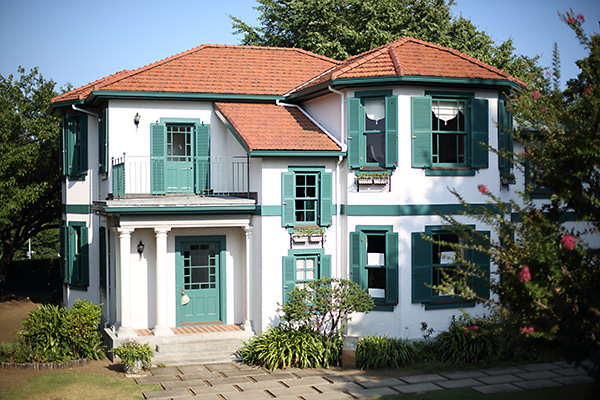
#> input picture Computer_vision_hw/White Balance/white-balance-auto-sample-image_1465-1.jpg, 600 x 400 px, found by its file name
$ python white_balance.py
#> lines starting #> are read from the running program, lines starting #| are printed output that depends on the picture
#> in process_white_balance, img is the input picture: shape (400, 600, 3); mean B, G, R 111.5, 117.4, 112
import os
import cv2
import numpy as np
import matplotlib
import matplotlib.pyplot as plt

matplotlib.rcParams['font.sans-serif'] = ['Microsoft JhengHei']  # 微軟正黑體（Windows）
matplotlib.rcParams['axes.unicode_minus'] = False  # 避免負號顯示錯誤

def white_balance_1(img, percent=0.01):
    '''
    White Patch 白點假設法
    基本假設：畫面上最亮的一小部分像素是白色，用這些像素做通道增益校正。

    :param img: cv2.imread 讀取的 BGR 圖片
    :param percent: 預設取最亮的前 0.01% 作為白點（可自行調整）
    :return: 白平衡後的圖
    '''
#> called with percent = 0.01
    img = img.copy()
    b, g, r = cv2.split(img)
    m, n = b.shape
#> m = 400; n = 600

    # 把 B, G, R 通道展平成一維
    b_flat = b.flatten()
    g_flat = g.flatten()
    r_flat = r.flatten()

    # 取得每個通道的最大亮度 (取前percent%的最大值)
    num_pixels = m * n
#> num_pixels = 240000
    num_highlight = max(int(num_pixels * percent / 100), 1)
#> num_highlight = 24

    # 對每個通道排序取最大亮度
    b_max = np.mean(np.sort(b_flat)[-num_highlight:])
#> b_max = 255
    g_max = np.mean(np.sort(g_flat)[-num_highlight:])
#> g_max = 255
    r_max = np.mean(np.sort(r_flat)[-num_highlight:])
#> r_max = 255

    # 計算增益
    gain_b = 255.0 / b_max
#> gain_b = 1
    gain_g = 255.0 / g_max
#> gain_g = 1
    gain_r = 255.0 / r_max
#> gain_r = 1

    # 增益修正
    b = np.clip(b * gain_b, 0, 255).astype(np.uint8)
    g = np.clip(g * gain_g, 0, 255).astype(np.uint8)
    r = np.clip(r * gain_r, 0, 255).astype(np.uint8)

    balance_img = cv2.merge([b, g, r])
    return balance_img

def white_balance_2(img_input):
    '''
    完美反射白平衡
    STEP 1：计算每个像素的R\G\B之和
    STEP 2：按R+G+B值的大小计算出其前Ratio%的值作为参考点的的阈值T
    STEP 3：对图像中的每个点，计算其中R+G+B值大于T的所有点的R\G\B分量的累积和的平均值
    STEP 4：对每个点将像素量化到[0,255]之间
    依赖ratio值选取而且对亮度最大区域不是白色的图像效果不佳。
    :param img: cv2.imread读取的图片数据
    :return: 返回的白平衡结果图片数据
    '''
    img = img_input.copy()
    b, g, r = cv2.split(img)
    m, n, t = img.shape
#> m = 400; n = 600; t = 3
    sum_ = np.zeros(b.shape)
    for i in range(m):
        for j in range(n):
            sum_[i][j] = int(b[i][j]) + int(g[i][j]) + int(r[i][j])
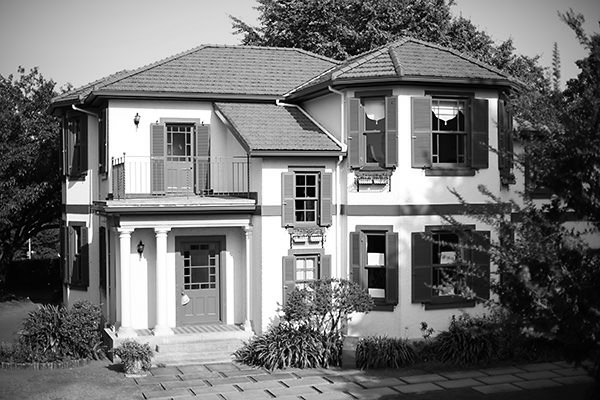
#> sum_: shape (400, 600) float64; min 0, max 765, mean 340.9; drawn with min black and max white
    hists, bins = np.histogram(sum_.flatten(), 766, [0, 766])
#> hists = 766 values, max 4523 at index 765, min 47 at index 686, mean 313.3; bins = 767 values from 0 to 766
    Y = 765
    num, key = 0, 0
    ratio = 0.01
    while Y >= 0:
        num += hists[Y]
        if num > m * n * ratio / 100:
            key = Y
            break
        Y = Y - 1
#> this loop made 1 pass
#> num on pass 1: 4523
#> after the loop, Y = 765; num = 4523

    sum_b, sum_g, sum_r = 0, 0, 0
    time = 0
    for i in range(m):
        for j in range(n):
            if sum_[i][j] >= key:
                sum_b += b[i][j]
                sum_g += g[i][j]
                sum_r += r[i][j]
                time = time + 1
#> after the loop, sum_b = 1153365; sum_g = 1153365; sum_r = 1153365; time = 4523

    avg_b = sum_b / time
#> avg_b = 255
    avg_g = sum_g / time
#> avg_g = 255
    avg_r = sum_r / time
#> avg_r = 255

    maxvalue = float(np.max(img))
#> maxvalue = 255
    # maxvalue = 255
    for i in range(m):
        for j in range(n):
            b = int(img[i][j][0]) * maxvalue / int(avg_b)
            g = int(img[i][j][1]) * maxvalue / int(avg_g)
            r = int(img[i][j][2]) * maxvalue / int(avg_r)
            if b > 255:
                b = 255
            if b < 0:
                b = 0
            if g > 255:
                g = 255
            if g < 0:
                g = 0
            if r > 255:
                r = 255
            if r < 0:
                r = 0
            img[i][j][0] = b
            img[i][j][1] = g
            img[i][j][2] = r

    return img

def white_balance_3(img,gain=1.0):
    '''
    灰度世界假设
    :param img: cv2.imread读取的图片数据
    :return: 返回的白平衡结果图片数据
    '''
#> called with gain = 1
    B, G, R = np.double(img[:, :, 0]), np.double(img[:, :, 1]), np.double(img[:, :, 2])
    B_ave, G_ave, R_ave = np.mean(B), np.mean(G), np.mean(R)
#> B_ave = 111.5; G_ave = 117.4; R_ave = 112
    K = (B_ave + G_ave + R_ave) / 3
#> K = 113.6
    Kb, Kg, Kr = K / B_ave, K / G_ave, K / R_ave
#> Kb = 1.02; Kg = 0.968; Kr = 1.01
    Ba = (B * Kb)*gain
    Ga = (G * Kg)*gain
    Ra = (R * Kr)*gain

    for i in range(len(Ba)):
        for j in range(len(Ba[0])):
            Ba[i][j] = 255 if Ba[i][j] > 255 else Ba[i][j]
            Ga[i][j] = 255 if Ga[i][j] > 255 else Ga[i][j]
            Ra[i][j] = 255 if Ra[i][j] > 255 else Ra[i][j]
#> Ba: shape (400, 600) float64; min 0, max 255, mean 113.3
#> Ra: shape (400, 600) float64; min 0, max 255, mean 113.4

    # print(np.mean(Ba), np.mean(Ga), np.mean(Ra))
    dst_img = np.uint8(np.zeros_like(img))
    dst_img[:, :, 0] = Ba
    dst_img[:, :, 1] = Ga
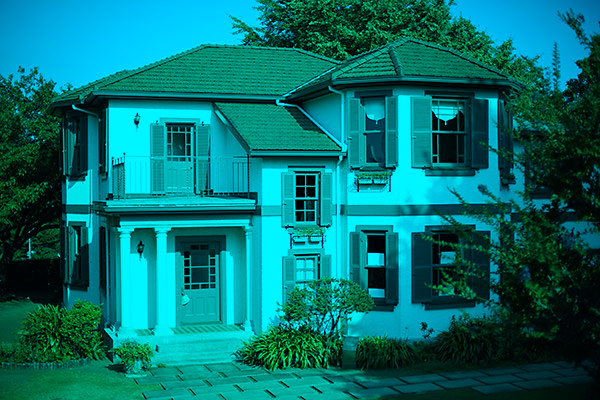
#> dst_img: shape (400, 600, 3); mean of channels 0, 1, 2 112.9, 113.1, 0; drawn as B, G, R
    dst_img[:, :, 2] = Ra
    return dst_img


def white_balance_4(img):
    '''
    基于图像分析的偏色检测及颜色校正方法
    :param img: cv2.imread读取的图片数据
    :return: 返回的白平衡结果图片数据
    '''

    def detection(img):
        '''计算偏色值'''
        img_lab = cv2.cvtColor(img, cv2.COLOR_BGR2LAB)
        l, a, b = cv2.split(img_lab)
        d_a, d_b, M_a, M_b = 0, 0, 0, 0
        for i in range(m):
            for j in range(n):
                d_a = d_a + a[i][j]
                d_b = d_b + b[i][j]
        d_a, d_b = (d_a / (m * n)) - 128, (d_b / (n * m)) - 128
        D = np.sqrt((np.square(d_a) + np.square(d_b)))

        for i in range(m):
            for j in range(n):
                M_a = np.abs(a[i][j] - d_a - 128) + M_a
                M_b = np.abs(b[i][j] - d_b - 128) + M_b

        M_a, M_b = M_a / (m * n), M_b / (m * n)
        M = np.sqrt((np.square(M_a) + np.square(M_b)))
        k = D / M
        print('偏色值:%f' % k)
        return

    b, g, r = cv2.split(img)
    # print(img.shape)
    m, n = b.shape
#> m = 400; n = 600
    # detection(img)

    I_r_2 = np.zeros(r.shape)
    I_b_2 = np.zeros(b.shape)
    sum_I_r_2, sum_I_r, sum_I_b_2, sum_I_b, sum_I_g = 0, 0, 0, 0, 0
    max_I_r_2, max_I_r, max_I_b_2, max_I_b, max_I_g = int(r[0][0] ** 2), int(r[0][0]), int(b[0][0] ** 2), int(b[0][0]), int(g[0][0])
#> max_I_r_2 = 9216; max_I_r = 96; max_I_b_2 = 29584; max_I_b = 172; max_I_g = 129
    for i in range(m):
        for j in range(n):
            I_r_2[i][j] = int(r[i][j] ** 2)
            I_b_2[i][j] = int(b[i][j] ** 2)
            sum_I_r_2 = I_r_2[i][j] + sum_I_r_2
            sum_I_b_2 = I_b_2[i][j] + sum_I_b_2
            sum_I_g = g[i][j] + sum_I_g
            sum_I_r = r[i][j] + sum_I_r
            sum_I_b = b[i][j] + sum_I_b
            if max_I_r < r[i][j]:
                max_I_r = r[i][j]
            if max_I_r_2 < I_r_2[i][j]:
                max_I_r_2 = I_r_2[i][j]
            if max_I_g < g[i][j]:
                max_I_g = g[i][j]
            if max_I_b_2 < I_b_2[i][j]:
                max_I_b_2 = I_b_2[i][j]
            if max_I_b < b[i][j]:
                max_I_b = b[i][j]
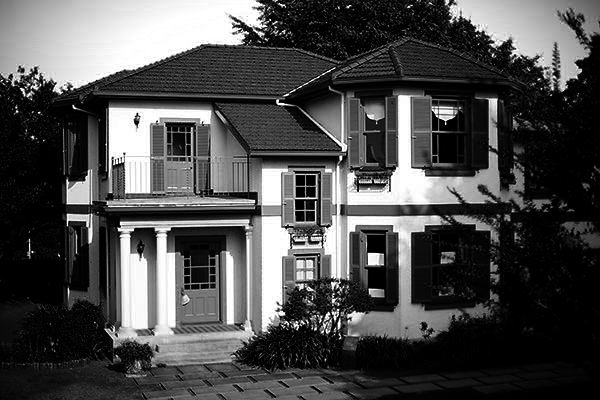
#> I_b_2: shape (400, 600) float64; min 0, max 65025, mean 19399; drawn with min black and max white
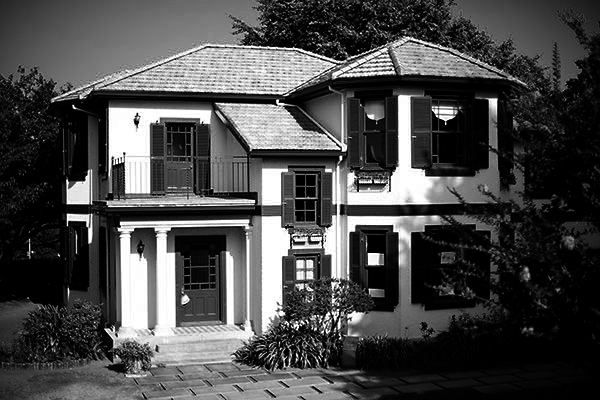
#> I_r_2: shape (400, 600) float64; min 0, max 65025, mean 18743.9; drawn with min black and max white
#> after the loop, max_I_b = 255; max_I_b_2 = 65025; max_I_g = 255; max_I_r = 255; max_I_r_2 = 65025; sum_I_b = 26762661; sum_I_b_2 = 4.66e+09; sum_I_g = 28168893; sum_I_r = 26885299; sum_I_r_2 = 4.5e+09

    [u_b, v_b] = np.matmul(np.linalg.inv([[sum_I_b_2, sum_I_b], [max_I_b_2, max_I_b]]), [sum_I_g, max_I_g])
#> u_b = -0.000648; v_b = 1.17
    [u_r, v_r] = np.matmul(np.linalg.inv([[sum_I_r_2, sum_I_r], [max_I_r_2, max_I_r]]), [sum_I_g, max_I_g])
#> u_r = -0.000545; v_r = 1.14
    # print(u_b, v_b, u_r, v_r)
    b0, g0, r0 = np.zeros(b.shape, np.uint8), np.zeros(g.shape, np.uint8), np.zeros(r.shape, np.uint8)
    for i in range(m):
        for j in range(n):
            b_point = u_b * (b[i][j] ** 2) + v_b * b[i][j]
            g0[i][j] = g[i][j]
            # r0[i][j] = r[i][j]
            r_point = u_r * (r[i][j] ** 2) + v_r * r[i][j]
            if r_point>255:
                r0[i][j] = 255
            else:
                if r_point<0:
                    r0[i][j] = 0
                else:
                    r0[i][j] = r_point
            if b_point>255:
                b0[i][j] = 255
            else:
                if b_point<0:
                    b0[i][j] = 0
                else:
                    b0[i][j] = b_point
    return cv2.merge([b0, g0, r0])

def white_balance_5(img):
    '''
    动态阈值算法
    算法分为两个步骤：白点检测和白点调整。
    只是白点检测不是与完美反射算法相同的认为最亮的点为白点，而是通过另外的规则确定
    :param img: cv2.imread读取的图片数据
    :return: 返回的白平衡结果图片数据
    '''

    b, g, r = cv2.split(img)
    """
    YUV空间
    """
    def con_num(x):
        if x > 0:
            return 1
        if x < 0:
            return -1
        if x == 0:
            return 0
    yuv_img = cv2.cvtColor(img, cv2.COLOR_BGR2YCrCb)
#> yuv_img: shape (400, 600, 3); mean of channels 0, 1, 2 115.1, 125.8, 126
    (y, u, v) = cv2.split(yuv_img)
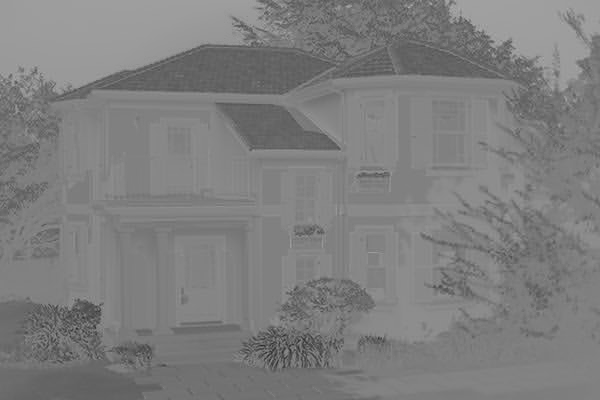
#> v: shape (400, 600); min 39, max 174, mean 126
    # y, u, v = cv2.split(img)
    m, n = y.shape
#> m = 400; n = 600
    sum_u, sum_v = 0, 0
    max_y = np.max(y.flatten())
#> max_y = 255
    # print(max_y)
    for i in range(m):
        for j in range(n):
            sum_u = sum_u + u[i][j]
            sum_v = sum_v + v[i][j]
#> after the loop, sum_u = 30190633; sum_v = 30234239

    avl_u = sum_u / (m * n)
#> avl_u = 125.8
    avl_v = sum_v / (m * n)
#> avl_v = 126
    du, dv = 0, 0
    # print(avl_u, avl_v)
    for i in range(m):
        for j in range(n):
            du = du + np.abs(u[i][j] - avl_u)
            dv = dv + np.abs(v[i][j] - avl_v)
#> after the loop, du = 2526288.1; dv = 2766500.9

    avl_du = du / (m * n)
#> avl_du = 10.53
    avl_dv = dv / (m * n)
#> avl_dv = 11.53
    num_y, yhistogram, ysum = np.zeros(y.shape), np.zeros(256), 0
#> yhistogram = 256 values from 0 to 0; ysum = 0
    radio = 0.5  # 如果该值过大过小，色温向两极端发展
    for i in range(m):
        for j in range(n):
            value = 0
            if np.abs(u[i][j] - (avl_u + avl_du * con_num(avl_u))) < radio * avl_du or np.abs(
                    v[i][j] - (avl_v + avl_dv * con_num(avl_v))) < radio * avl_dv:
                value = 1
            else:
                value = 0

            if value <= 0:
                continue
            num_y[i][j] = y[i][j]
            yhistogram[int(num_y[i][j])] = 1 + yhistogram[int(num_y[i][j])]
            ysum += 1
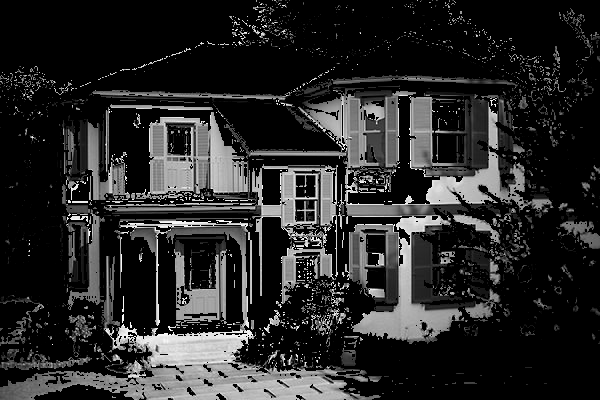
#> num_y: shape (400, 600) float64; min 0, max 250, mean 40.8
#> after the loop, yhistogram = 256 values, max 639 at index 162, min 0 at index 0, mean 307.9; ysum = 78820
    # print(yhistogram.shape)
    sum_yhistogram = 0
    # hists2, bins = np.histogram(yhistogram, 256, [0, 256])
    # print(hists2)
    Y = 255
    num, key = 0, 0
    while Y >= 0:
        num += yhistogram[Y]
        if num > 0.1 * ysum:    # 取前10%的亮点为计算值，如果该值过大易过曝光，该值过小调整幅度小
            key = Y
            break
        Y = Y - 1
#> this loop made 56 passes
#> num on passes 1 to 12: 0, 0, 0, 0, 0, 162, 260, 363, 467, 556, 643, 702
#> after the loop, Y = 200; num = 7898
    # print(key)
    sum_r, sum_g, sum_b, num_rgb = 0, 0, 0, 0
    for i in range(m):
        for j in range(n):
            if num_y[i][j] > key:
                sum_r = sum_r + r[i][j]
                sum_g = sum_g + g[i][j]
                sum_b = sum_b + b[i][j]
                num_rgb += 1
#> after the loop, num_rgb = 7695; sum_b = 1671354; sum_g = 1705462; sum_r = 1699970

    avl_r = sum_r / num_rgb
#> avl_r = 220.9
    avl_g = sum_g / num_rgb
#> avl_g = 221.6
    avl_b = sum_b / num_rgb
#> avl_b = 217.2

    for i in range(m):
        for j in range(n):
            b_point = int(b[i][j]) * int(max_y) / avl_b
            g_point = int(g[i][j]) * int(max_y) / avl_g
            r_point = int(r[i][j]) * int(max_y) / avl_r
            if b_point>255:
                b[i][j] = 255
            else:
                if b_point<0:
                    b[i][j] = 0
                else:
                    b[i][j] = b_point
            if g_point>255:
                g[i][j] = 255
            else:
                if g_point<0:
                    g[i][j] = 0
                else:
                    g[i][j] = g_point
            if r_point>255:
                r[i][j] = 255
            else:
                if r_point<0:
                    r[i][j] = 0
                else:
                    r[i][j] = r_point

    return cv2.merge([b, g, r])

'''
img : 原图
img1：均值白平衡法
img2: 完美反射
img3: 灰度世界假设
img4: 基于图像分析的偏色检测及颜色校正方法
img5: 动态阈值算法
'''
def process_white_balance(image_path, save_results=True, show_results=True, output_dir="white_balance_results"):
    os.makedirs(output_dir, exist_ok=True)

    img = cv2.imread(image_path)
    if img is None:
        print("無法讀取圖片，請檢查路徑")
        return

    img1 = white_balance_1(img)
    img2 = white_balance_2(img)
    img3 = white_balance_3(img, gain=1.0) # 調整增益值可改變白平衡效果
    img4 = white_balance_4(img)
    img5 = white_balance_5(img)

    result_imgs = [img, img1, img2, img3, img4, img5]
    result_titles = [
        "原圖(Original)",
        "方法1:White Patch Retinex",
        "方法2:完美反射法",
        "方法3:灰度世界假設",
        "方法4:偏色分析校正",
        "方法5:動態閾值調整法"
    ]
    save_filenames = [
    "original",
    "wb1_White_Patch_Retinex",
    "wb2_perfect_reflect",
    "wb3_gray_world",
    "wb4_color_bias_correction",
    "wb5_dynamic_threshold"
    ]
    # 擷取/後的圖片名並去除.jpg
    for i in image_path:
        if i == '/':
            image_name = image_path.split('/')[-1]
            image_name = image_name.split('.')[0]
            break
        else:
            image_name = image_path.split('\\')[-1]
            image_name = image_name.split('.')[0]

    # 儲存圖片
    if save_results:
        for i, im in enumerate(result_imgs):
            cv2.imwrite(os.path.join(output_dir, f"{save_filenames[i]}_({image_name}).jpg"), im)
#> this loop made 6 passes

    # 顯示圖片
    if show_results:
        plt.figure(figsize=(12, 8))
        for i, im in enumerate(result_imgs):
            rgb_img = cv2.cvtColor(im, cv2.COLOR_BGR2RGB)
            plt.subplot(2, 3, i + 1)
            plt.imshow(rgb_img)
            plt.title(result_titles[i])
            plt.axis('off')
        plt.tight_layout()
        plt.show()
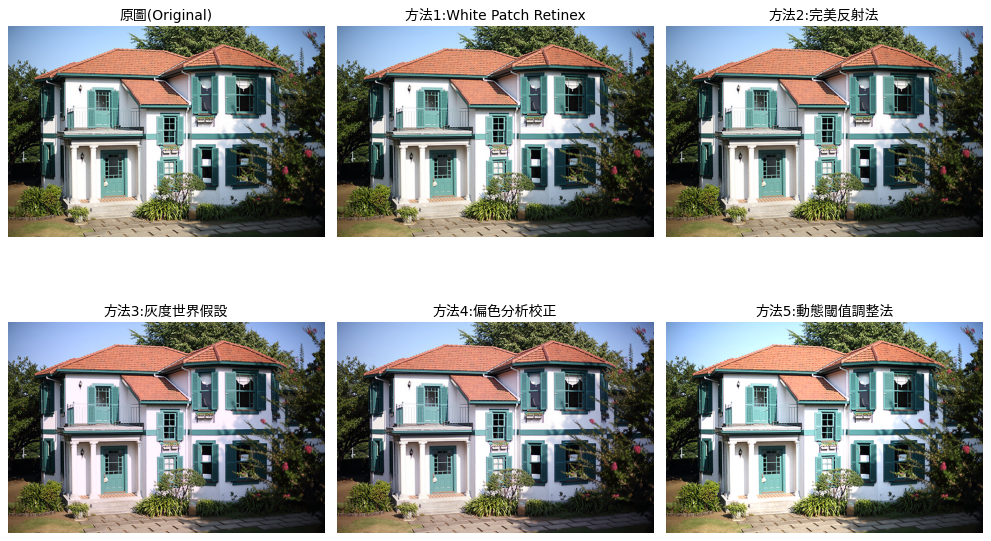
#> figure drawn by matplotlib, 6 panels

# === 主程式入口 ===
if __name__ == "__main__":
    process_white_balance(
        image_path=r'./Computer_vision_hw/White Balance/white-balance-auto-sample-image_1465-1.jpg',
        save_results=True,
        show_results=True,
        output_dir=r"./Computer_vision_hw/White Balance/white_balance_results"
    )
